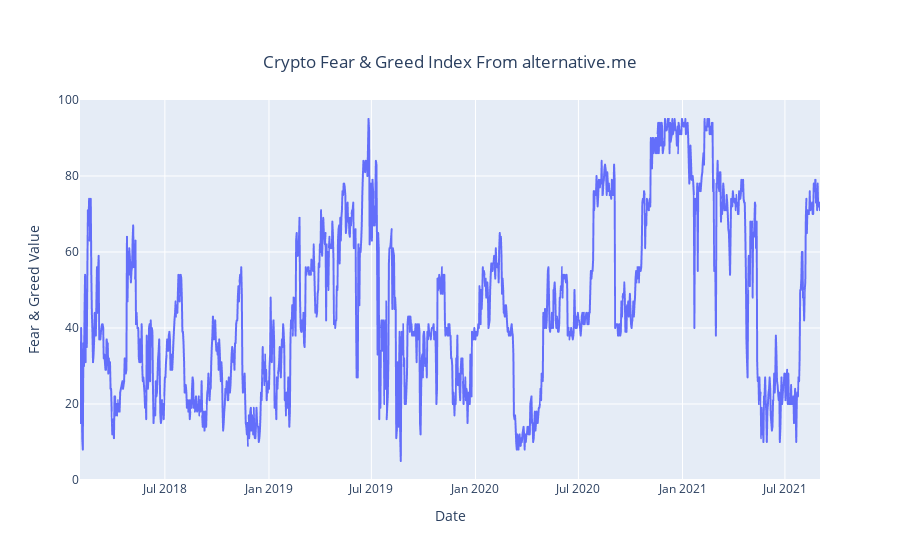

Here is the notebook cell this chart was saved with:
### Code cell
# Line Chart in Plotly:

import plotly.express as px
import plotly.graph_objects as go

fig = px.line(fg_crypto_df, x="Date", y="Value", title='Life expectancy in Canada')


# Update layout, title, labels and so on.
fig.update_layout(title={'text': 'Crypto Fear & Greed Index From alternative.me',
                         'y': 0.9, 'x': 0.5, 'xanchor': 'center', 'yanchor': 'top'},
                   xaxis_title='\nDate',
                   yaxis_title='Fear & Greed Value \n')



fig.show()

### Figure 1 — Plotly figure (JSON) as saved in the notebook; plotly's stock layout.template omitted (floating-point values rounded to 4 significant figures; data arrays with more than 128 entries replaced by an {"elided": "..."} marker saying what was removed)
{"data": [{"hovertemplate": "Date=%{x}<br>Value=%{y}<extra></extra>", "legendgroup": "", "line": {"color": "#636efa", "dash": "solid"}, "mode": "lines", "name": "", "showlegend": false, "type": "scattergl", "x": {"elided": "1306 str values"}, "xaxis": "x", "y": {"elided": "1306 int values"}, "yaxis": "y"}], "layout": {"legend": {"tracegroupgap": 0}, "title": {"text": "Crypto Fear & Greed Index From alternative.me", "x": 0.5, "xanchor": "center", "y": 0.9, "yanchor": "top"}, "xaxis": {"anchor": "y", "domain": [0, 1], "title": {"text": "\nDate"}}, "yaxis": {"anchor": "x", "domain": [0, 1], "title": {"text": "Fear & Greed Value \n"}}}}
